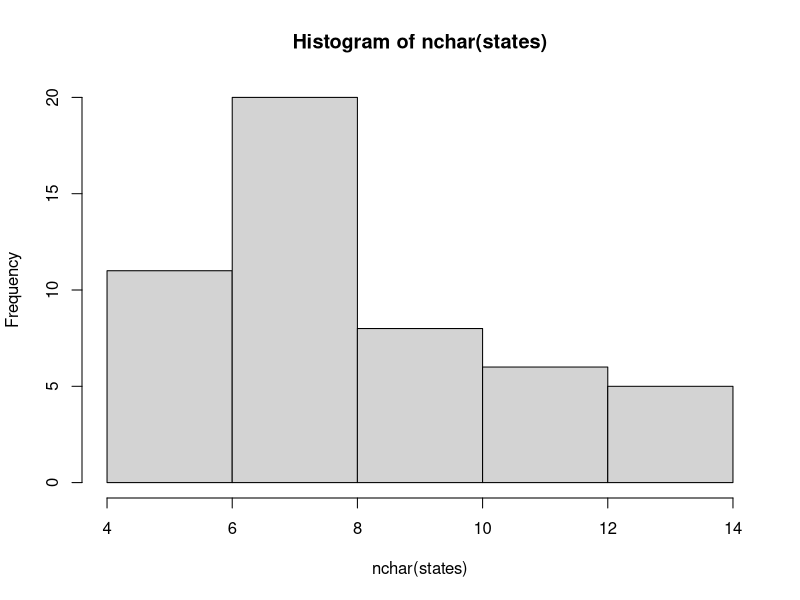

The R script that drew this image:
#chapter 1
data(USArrests)
states <- row.names(USArrests)
substr(x = states, start = 1, stop = 4)
states2 <- abbreviate(states)
names (states2) <- NULL
grep("k", states, value = T)
grep("w", states, value = T)
hist(nchar(states))
positions_a <- gregexpr("a", states, ignore.case = T)
num_a <- sapply(positions_a, function(x) ifelse(x[1] > 0,
                                                length(x),0))
num_a
library (stringr)
str_count(states, "a")
str_count(tolower(states), "a")

vowels = c("a", "e", "i", "o", "u")
num_vowels <- vector(mode = "integer", length = 5)
for (j in seq_along(vowels)){
  num_aux = str_count(tolower(states), vowels[j])
  num_vowels[j] = sum(num_aux)
}
names (num_vowels) <- vowels
num_vowels

#chapter 2
char_vector <- character(5) #5 empty strings
example <- character (0) #empty character vector
example[1] <- "first"
example[4] <- "fourth"
example #R fills gaps with "NA"
a <- pi

#chapter 3
#print
a <- matrix(rnorm(12), 3, 4)
print (format(a, digits = 2))
print (format(a))
print (format(a), nsmall = 2)
format (c (6, 12.1), nsmall = 4)
format (c(6, 12.1), digits = 4)
format (c(6, 12.1), digits = 4, nsmall = 4)
#by defaul R pads the strings with spaces to make them the same length
print(format (1000000, big.mark = ",")) #??

toString(17000)
#substr
substr("abcdef", start = 2, stop = 4)
a <- "may the force be with you"
a <- unlist (str_split(a, pattern = " "))
substr(a, 2, 3) <- ":)"



text <- c("one word", "a sentence", "you and me", "three two one")
pat <- "one"
regexpr(pat, text)   #as vector
regexec(pat, text)   #as list
gregexpr(pat, text)  #as list
#handy function to extract matched term from Spector
x <- regexpr(pat, text)
substring (text, x, x + attr(x, "match.length") -1)
regexpr(pat, c(text, NA))
